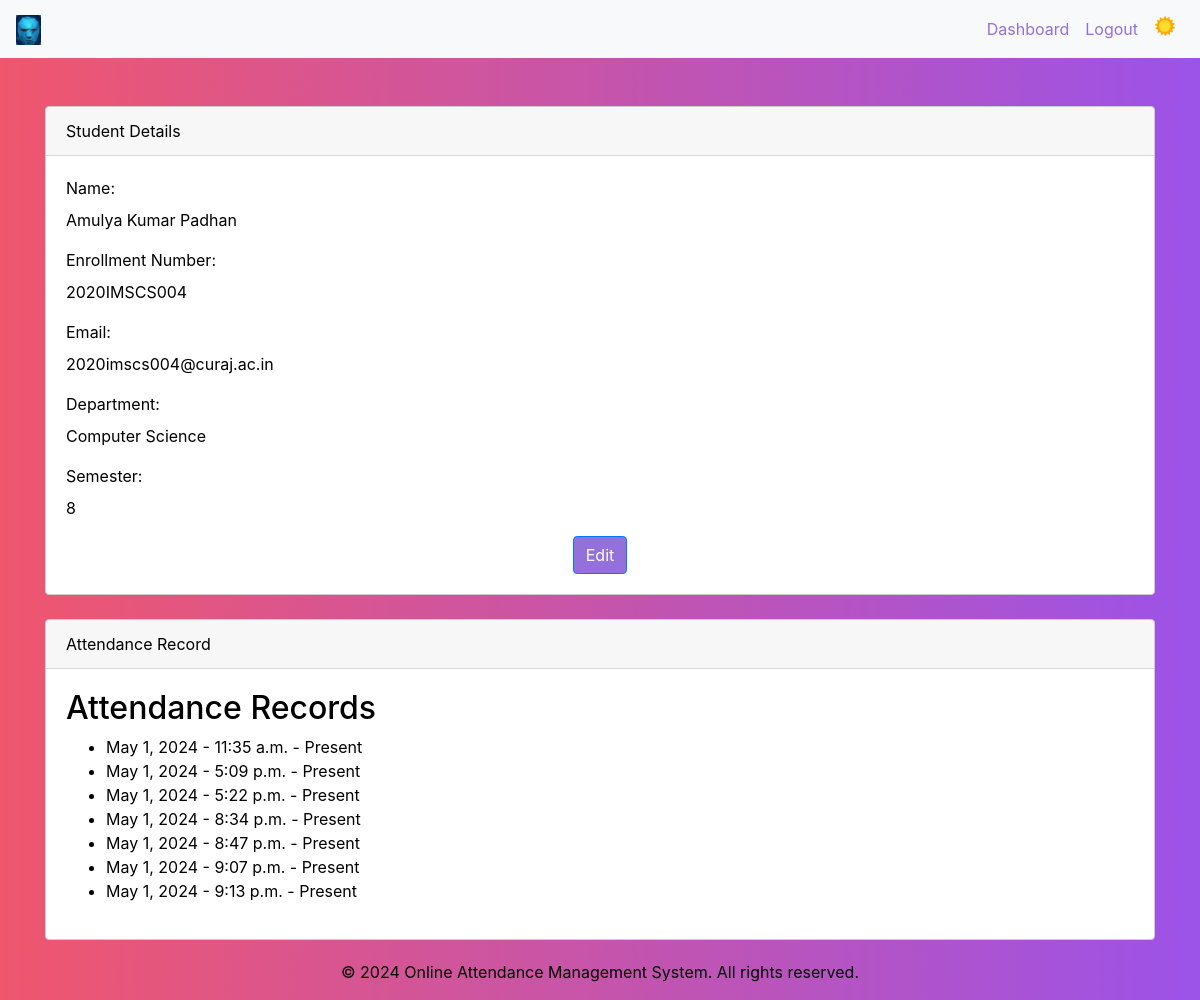
/dashboard/ (signed in), run on the app's committed database.
### myapp/models.py (models this page shows, shortened)
class UserProfile(models.Model):
    user = models.OneToOneField(User, on_delete=models.CASCADE)
    name = models.CharField(max_length=50)
    department = models.CharField(max_length=50, blank=True, null=True)
    semester = models.CharField(max_length=100, blank=True, null=True)
    profile_picture = models.ImageField(upload_to='profile_pictures', blank=True, null=True)

class Attendance(models.Model):
    user_profile = models.ForeignKey(UserProfile, on_delete=models.CASCADE)  # Association with UserProfile
    date = models.DateField(default=timezone.now)  # Attendance date
    time = models.TimeField(default=timezone.now)  # Attendance time
    status = models.CharField(max_length=10, default="Present")  # Attendance status

### myapp/views.py (the view)
# urls.py: path('dashboard/', views.dashboard, name='dashboard'),
@login_required  # Ensure the user is logged in
def dashboard(request):
    context = {}
    user = User.objects.get(id=request.user.id)
    context['user']=user
    try:
        user_profile = UserProfile.objects.get(user=request.user)
        if user_profile:
            context['user_profile']=user_profile
        try:
            attendance_records = Attendance.objects.filter(user_profile=user_profile)
            if attendance_records:
                context['attendance_records']=attendance_records
        except:
            pass
    except:
        pass
    return render(request, 'dashboard.html', context)

### templates/dashboard.html (shortened to what this page needs)
<!DOCTYPE html>
<html lang="en">
<head>
    <link rel="stylesheet" href="https://stackpath.bootstrapcdn.com/bootstrap/4.5.2/css/bootstrap.min.css">
    <link rel="stylesheet" href="https://cdnjs.cloudflare.com/ajax/libs/font-awesome/6.0.0-beta3/css/all.min.css">
    {% load static %}
</head>
{% load static %}
<body class="light-mode"
    style="background-image: url('/static/bg.png'); background-size: cover; background-position: center;">
    <nav class="navbar navbar-expand-lg navbar-light">
        <a class="navbar-brand" href="/">
            <img src="{% static 'logo.jpg' %}" alt="Logo" height="30">
        </a>
        <div class="collapse navbar-collapse" id="navbarNav">
            <ul class="navbar-nav ml-auto">
                <li class="nav-item">
                    <a class="nav-link" href="/dashboard">Dashboard</a>
                </li>
                <li class="nav-item">
                    <a class="nav-link" href="/log_out">Logout</a>
                </li>
                <li class="nav-item">
                    <button id="toggle-mode" class="btn btn-sm">
                        <img id="mode-icon" src="{% static 'sun.png' %}" alt="Toggle Mode" height="20">
                    </button>
                </li>
            </ul>
        </div>
    </nav>
    <div class="container mt-5">
        <div class="card mb-4">
            <div class="card-header">Student Details</div>
            <div class="card-body">
                {% if user_profile %}
                <div class="form-group">
                    <label for="student-name">Name:</label>
                    <p id="student-name">{{ user_profile.name }}</p>
                </div>
                <div class="form-group">
                    <label for="enrollment-number">Enrollment Number:</label>
                    <p id="enrollment-number">{{ user.username }}</p>
                </div>
                <div class="form-group">
                    <label for="email">Email:</label>
                    <p id="email">{{ user.email }}</p>
                </div>
                <div class="form-group">
                    <label for="department">Department:</label>
                    <p id="department">{{ user_profile.department }}</p>
                </div>
                <div class="form-group">
                    <label for="semester">Semester:</label>
                    <p id="semester">{{ user_profile.semester }}</p>
                </div>
                {% endif %}
                <div class="text-center">
                    <a href="/edit" class="btn btn-primary">Edit</a>
                </div>
            </div>
        </div>
        <div class="card">
            <div class="card-header">Attendance Record</div>
            <div class="card-body">
                {% if attendance_records %}
                <h2>Attendance Records</h2>
                <ul>
                    {% for record in attendance_records %}
                    <li>
                        {{ record.date }} - {{ record.time }} - {{ record.status }}
                    </li>
                    {% endfor %}
                </ul>
                {% else %}
                <p>Attendance records will be displayed here.</p>
                {% endif %}
            </div>
        </div>
    </div>
    <footer class="footer text-center">
        <div class="container">
            <p>&copy; 2024 Online Attendance Management System. All rights reserved.</p>
        </div>
    </footer>
</body>
</html>

### templates/dashboard.html (style rules this page uses)
body.light-mode { background-color: #ffffff; color: #000000; }
.navbar-light { background-color: #f8f9fa; }
.navbar-light .navbar-nav .nav-link { color: #9370DB; }
.card { border: 1px solid #cccccc; margin-bottom: 20px; }
.btn-primary { background-color: #9370DB; }

### data on the page
UserProfile: name "Amulya Kumar Padhan", department "Computer Science", semester "8"
Attendance: date "May 1, 2024", time "11:35 a.m.", status "Present"
Attendance: date "May 1, 2024", time "5:09 p.m.", status "Present"
Attendance: date "May 1, 2024", time "5:22 p.m.", status "Present"
Attendance: date "May 1, 2024", time "8:34 p.m.", status "Present"
Attendance: date "May 1, 2024", time "8:47 p.m.", status "Present"
Attendance: date "May 1, 2024", time "9:07 p.m.", status "Present"
Attendance: date "May 1, 2024", time "9:13 p.m.", status "Present"

### other printed values
{{ user.username }} "2020IMSCS004"
{{ user.email }} "2020imscs004@curaj.ac.in"
